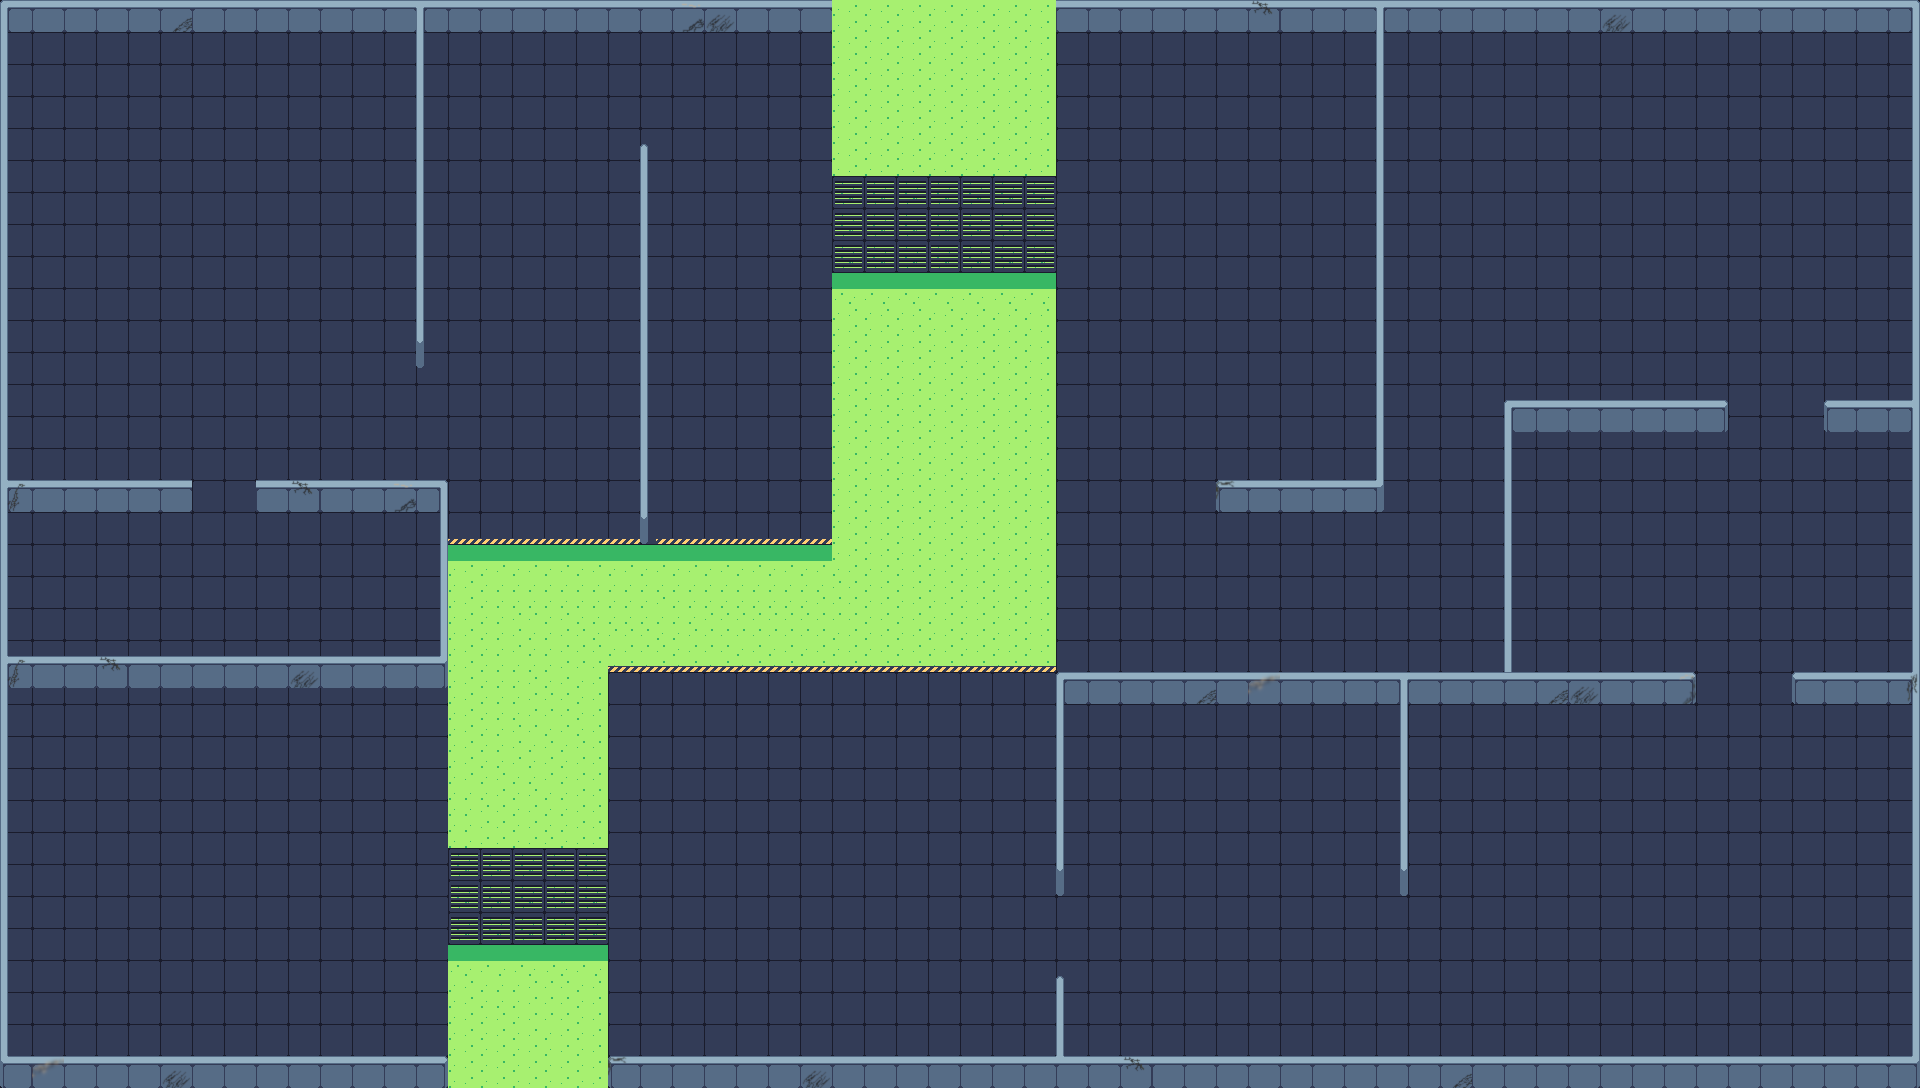

Rendered tile map (Tiled .tmx) drawn with the repository's tilesets; below, a short description and the map source with its tile grids summarised:
An orthogonal 120x68 tile map with 16x16 px tiles, 2 tile layers (1Floor, 2Block) and 29 objects.

<map version="1.8" tiledversion="1.8.2" orientation="orthogonal" renderorder="right-down" width="120" height="68" tilewidth="16" tileheight="16" infinite="0" nextlayerid="5" nextobjectid="34">
 <tileset firstgid="1" source="map1.tsx" />
 <layer id="1" name="1Floor" width="120" height="68">
  <data>[8160 cells, 8160 non-empty, 20 distinct tile ids]</data>
 </layer>
 <layer id="2" name="2Block" width="120" height="68">
  <data>[8160 cells, 996 non-empty, 105 distinct tile ids]</data>
 </layer>
 <objectgroup id="3" name="Col1">
  <object id="1" x="832" y="0" width="224" height="168.667" />
  <object id="2" x="832" y="267" width="224" height="277" />
  <object id="4" x="448" y="544" width="608" height="117.333" />
  <object id="5" x="448" y="652" width="158.667" height="188" />
  <object id="6" x="448" y="933.333" width="160" height="154.667" />
  <object id="7" x="0" y="0" width="832" height="23.3333" />
  <object id="9" x="0" y="32" width="7.25" height="1056" />
  <object id="10" x="4.33333" y="1059.67" width="447" height="30" />
  <object id="11" x="1056" y="0" width="864" height="24" />
  <object id="12" x="1912" y="18" width="8" height="1068" />
  <object id="13" x="607.667" y="1060.33" width="1304" height="29.3333" />
  <object id="15" x="416" y="20.5" width="9" height="347.5" />
  <object id="16" x="4.75" y="484.167" width="194.401" height="18.8333" />
  <object id="17" x="248.909" y="484.333" width="199.091" height="19" />
  <object id="18" x="440" y="498.333" width="8" height="165" />
  <object id="19" x="5.66667" y="659.5" width="442.333" height="21" />
  <object id="20" x="1056.33" y="977.667" width="7.33333" height="93.6667" />
  <object id="21" x="1056.33" y="672.333" width="8" height="224" />
  <object id="22" x="1056.33" y="675" width="638.333" height="22.6667" />
  <object id="23" x="1400" y="681.75" width="8" height="213.75" />
  <object id="24" x="1792" y="675.333" width="122.667" height="22.3333" />
  <object id="25" x="1825" y="403.333" width="88" height="22.6667" />
  <object id="26" x="1504" y="403.667" width="224" height="22.6667" />
  <object id="27" x="1504" y="424" width="7.66667" height="248" />
  <object id="28" x="1217" y="482.848" width="167.727" height="22.1515" />
  <object id="29" x="1376" y="17.5" width="7" height="469.045" />
  <object id="31" x="640" y="144" width="7.66667" height="400" />
  <object id="32" x="448" y="528" width="384" height="16" />
 </objectgroup>
 <objectgroup id="4" name="Col2">
  <object id="33" x="192.417" y="484.125" width="64.5" height="18.75">
   <properties>
    <property name="CentX" type="float" value="224" />
    <property name="CentY" type="float" value="496" />
   </properties>
  </object>
 </objectgroup>
</map>
